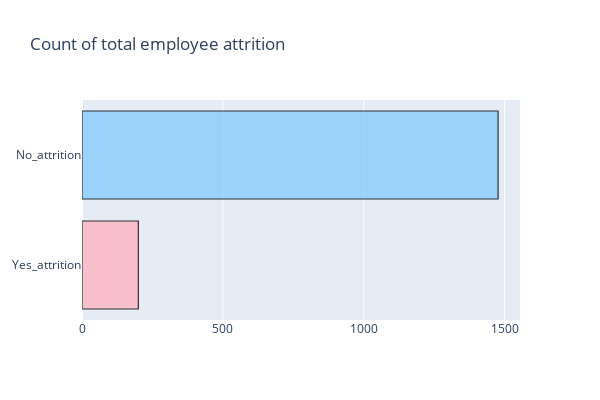

This figure's notebook cell:
### Code cell
attrition = data[(data['Attrition'] != 0)]
no_attrition = data[(data['Attrition'] == 0)]

# count: 
trace = go.Bar(x = (len(attrition), len(no_attrition)), y = ['Yes_attrition', 'No_attrition'], orientation = 'h', opacity = 0.8, marker=dict(
        color=['lightpink', 'lightskyblue'],
        line=dict(color='#000000',width=1.2)))

layout = dict(title =  'Count of total employee attrition', width=600,  height=400 )
                    
fig = dict(data = [trace], layout=layout)
py.iplot(fig)

### Figure 1 — Plotly figure (JSON) as saved in the notebook; plotly's stock layout.template omitted (floating-point values rounded to 4 significant figures)
{"data": [{"marker": {"color": ["lightpink", "lightskyblue"], "line": {"color": "#000000", "width": 1.2}}, "opacity": 0.8, "orientation": "h", "type": "bar", "x": [200, 1477], "y": ["Yes_attrition", "No_attrition"]}], "layout": {"height": 400, "title": {"text": "Count of total employee attrition"}, "width": 600}}
